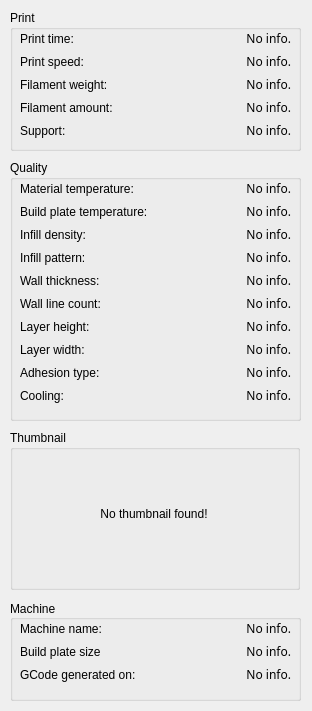
<?xml version="1.0" encoding="UTF-8"?>
<ui version="4.0">
 <class>MainWindow</class>
 <widget class="QMainWindow" name="MainWindow">
  <property name="windowModality">
   <enum>Qt::NonModal</enum>
  </property>
  <property name="geometry">
   <rect>
    <x>0</x>
    <y>0</y>
    <width>312</width>
    <height>711</height>
   </rect>
  </property>
  <property name="sizePolicy">
   <sizepolicy hsizetype="Fixed" vsizetype="Fixed">
    <horstretch>0</horstretch>
    <verstretch>0</verstretch>
   </sizepolicy>
  </property>
  <property name="contextMenuPolicy">
   <enum>Qt::NoContextMenu</enum>
  </property>
  <property name="windowTitle">
   <string>GCode info</string>
  </property>
  <widget class="QWidget" name="centralwidget">
   <widget class="QGroupBox" name="groupBox">
    <property name="geometry">
     <rect>
      <x>10</x>
      <y>600</y>
      <width>291</width>
      <height>101</height>
     </rect>
    </property>
    <property name="font">
     <font>
      <pointsize>9</pointsize>
     </font>
    </property>
    <property name="title">
     <string>Machine</string>
    </property>
    <property name="alignment">
     <set>Qt::AlignLeading|Qt::AlignLeft|Qt::AlignVCenter</set>
    </property>
    <property name="flat">
     <bool>false</bool>
    </property>
    <property name="checkable">
     <bool>false</bool>
    </property>
    <widget class="QWidget" name="formLayoutWidget_3">
     <property name="geometry">
      <rect>
       <x>10</x>
       <y>20</y>
       <width>271</width>
       <height>71</height>
      </rect>
     </property>
     <layout class="QFormLayout" name="formLayout_3">
      <item row="2" column="0">
       <widget class="QLabel" name="label_22">
        <property name="font">
         <font>
          <pointsize>9</pointsize>
         </font>
        </property>
        <property name="text">
         <string>GCode generated on:</string>
        </property>
       </widget>
      </item>
      <item row="0" column="0">
       <widget class="QLabel" name="label">
        <property name="font">
         <font>
          <pointsize>9</pointsize>
         </font>
        </property>
        <property name="text">
         <string>Machine name:</string>
        </property>
       </widget>
      </item>
      <item row="0" column="1">
       <widget class="QLabel" name="l_machineName">
        <property name="font">
         <font>
          <family>Arial Black</family>
          <pointsize>9</pointsize>
          <bold>false</bold>
         </font>
        </property>
        <property name="text">
         <string>No info.</string>
        </property>
        <property name="alignment">
         <set>Qt::AlignRight|Qt::AlignTrailing|Qt::AlignVCenter</set>
        </property>
       </widget>
      </item>
      <item row="1" column="0">
       <widget class="QLabel" name="label_7">
        <property name="font">
         <font>
          <pointsize>9</pointsize>
         </font>
        </property>
        <property name="text">
         <string>Build plate size</string>
        </property>
       </widget>
      </item>
      <item row="1" column="1">
       <widget class="QLabel" name="l_baseSize">
        <property name="font">
         <font>
          <family>Arial Black</family>
          <pointsize>9</pointsize>
          <bold>false</bold>
         </font>
        </property>
        <property name="text">
         <string>No info.</string>
        </property>
        <property name="alignment">
         <set>Qt::AlignRight|Qt::AlignTrailing|Qt::AlignVCenter</set>
        </property>
       </widget>
      </item>
      <item row="2" column="1">
       <widget class="QLabel" name="l_createdOn">
        <property name="font">
         <font>
          <family>Arial Black</family>
          <pointsize>9</pointsize>
          <bold>false</bold>
         </font>
        </property>
        <property name="text">
         <string>No info.</string>
        </property>
        <property name="alignment">
         <set>Qt::AlignRight|Qt::AlignTrailing|Qt::AlignVCenter</set>
        </property>
       </widget>
      </item>
     </layout>
    </widget>
   </widget>
   <widget class="QGroupBox" name="groupBox_3">
    <property name="geometry">
     <rect>
      <x>10</x>
      <y>160</y>
      <width>291</width>
      <height>261</height>
     </rect>
    </property>
    <property name="title">
     <string>Quality</string>
    </property>
    <property name="flat">
     <bool>false</bool>
    </property>
    <widget class="QWidget" name="formLayoutWidget">
     <property name="geometry">
      <rect>
       <x>10</x>
       <y>20</y>
       <width>271</width>
       <height>231</height>
      </rect>
     </property>
     <layout class="QFormLayout" name="formLayout">
      <item row="0" column="0">
       <widget class="QLabel" name="label_6">
        <property name="font">
         <font>
          <pointsize>9</pointsize>
         </font>
        </property>
        <property name="text">
         <string>Material temperature:</string>
        </property>
       </widget>
      </item>
      <item row="0" column="1">
       <widget class="QLabel" name="l_materialTemperature">
        <property name="palette">
         <palette>
          <active>
           <colorrole role="Text">
            <brush brushstyle="SolidPattern">
             <color alpha="255">
              <red>0</red>
              <green>0</green>
              <blue>0</blue>
             </color>
            </brush>
           </colorrole>
           <colorrole role="Highlight">
            <brush brushstyle="SolidPattern">
             <color alpha="255">
              <red>0</red>
              <green>120</green>
              <blue>215</blue>
             </color>
            </brush>
           </colorrole>
          </active>
          <inactive>
           <colorrole role="Text">
            <brush brushstyle="SolidPattern">
             <color alpha="255">
              <red>0</red>
              <green>0</green>
              <blue>0</blue>
             </color>
            </brush>
           </colorrole>
           <colorrole role="Highlight">
            <brush brushstyle="SolidPattern">
             <color alpha="255">
              <red>240</red>
              <green>240</green>
              <blue>240</blue>
             </color>
            </brush>
           </colorrole>
          </inactive>
          <disabled>
           <colorrole role="Text">
            <brush brushstyle="SolidPattern">
             <color alpha="255">
              <red>120</red>
              <green>120</green>
              <blue>120</blue>
             </color>
            </brush>
           </colorrole>
           <colorrole role="Highlight">
            <brush brushstyle="SolidPattern">
             <color alpha="255">
              <red>0</red>
              <green>120</green>
              <blue>215</blue>
             </color>
            </brush>
           </colorrole>
          </disabled>
         </palette>
        </property>
        <property name="font">
         <font>
          <family>Arial Black</family>
          <pointsize>9</pointsize>
          <bold>false</bold>
          <stylestrategy>PreferDefault</stylestrategy>
          <kerning>false</kerning>
         </font>
        </property>
        <property name="text">
         <string>No info.</string>
        </property>
        <property name="alignment">
         <set>Qt::AlignRight|Qt::AlignTrailing|Qt::AlignVCenter</set>
        </property>
       </widget>
      </item>
      <item row="1" column="0">
       <widget class="QLabel" name="label_9">
        <property name="font">
         <font>
          <pointsize>9</pointsize>
         </font>
        </property>
        <property name="text">
         <string>Build plate temperature:</string>
        </property>
       </widget>
      </item>
      <item row="1" column="1">
       <widget class="QLabel" name="l_buildPlateTemperature">
        <property name="palette">
         <palette>
          <active>
           <colorrole role="Text">
            <brush brushstyle="SolidPattern">
             <color alpha="255">
              <red>0</red>
              <green>0</green>
              <blue>0</blue>
             </color>
            </brush>
           </colorrole>
           <colorrole role="Highlight">
            <brush brushstyle="SolidPattern">
             <color alpha="255">
              <red>0</red>
              <green>120</green>
              <blue>215</blue>
             </color>
            </brush>
           </colorrole>
          </active>
          <inactive>
           <colorrole role="Text">
            <brush brushstyle="SolidPattern">
             <color alpha="255">
              <red>0</red>
              <green>0</green>
              <blue>0</blue>
             </color>
            </brush>
           </colorrole>
           <colorrole role="Highlight">
            <brush brushstyle="SolidPattern">
             <color alpha="255">
              <red>240</red>
              <green>240</green>
              <blue>240</blue>
             </color>
            </brush>
           </colorrole>
          </inactive>
          <disabled>
           <colorrole role="Text">
            <brush brushstyle="SolidPattern">
             <color alpha="255">
              <red>120</red>
              <green>120</green>
              <blue>120</blue>
             </color>
            </brush>
           </colorrole>
           <colorrole role="Highlight">
            <brush brushstyle="SolidPattern">
             <color alpha="255">
              <red>0</red>
              <green>120</green>
              <blue>215</blue>
             </color>
            </brush>
           </colorrole>
          </disabled>
         </palette>
        </property>
        <property name="font">
         <font>
          <family>Arial Black</family>
          <pointsize>9</pointsize>
          <bold>false</bold>
          <stylestrategy>PreferDefault</stylestrategy>
          <kerning>false</kerning>
         </font>
        </property>
        <property name="text">
         <string>No info.</string>
        </property>
        <property name="alignment">
         <set>Qt::AlignRight|Qt::AlignTrailing|Qt::AlignVCenter</set>
        </property>
       </widget>
      </item>
      <item row="2" column="0">
       <widget class="QLabel" name="label_4">
        <property name="font">
         <font>
          <pointsize>9</pointsize>
         </font>
        </property>
        <property name="text">
         <string>Infill density:</string>
        </property>
       </widget>
      </item>
      <item row="2" column="1">
       <widget class="QLabel" name="l_infillDensity">
        <property name="palette">
         <palette>
          <active>
           <colorrole role="Text">
            <brush brushstyle="SolidPattern">
             <color alpha="255">
              <red>0</red>
              <green>0</green>
              <blue>0</blue>
             </color>
            </brush>
           </colorrole>
           <colorrole role="Highlight">
            <brush brushstyle="SolidPattern">
             <color alpha="255">
              <red>0</red>
              <green>120</green>
              <blue>215</blue>
             </color>
            </brush>
           </colorrole>
          </active>
          <inactive>
           <colorrole role="Text">
            <brush brushstyle="SolidPattern">
             <color alpha="255">
              <red>0</red>
              <green>0</green>
              <blue>0</blue>
             </color>
            </brush>
           </colorrole>
           <colorrole role="Highlight">
            <brush brushstyle="SolidPattern">
             <color alpha="255">
              <red>240</red>
              <green>240</green>
              <blue>240</blue>
             </color>
            </brush>
           </colorrole>
          </inactive>
          <disabled>
           <colorrole role="Text">
            <brush brushstyle="SolidPattern">
             <color alpha="255">
              <red>120</red>
              <green>120</green>
              <blue>120</blue>
             </color>
            </brush>
           </colorrole>
           <colorrole role="Highlight">
            <brush brushstyle="SolidPattern">
             <color alpha="255">
              <red>0</red>
              <green>120</green>
              <blue>215</blue>
             </color>
            </brush>
           </colorrole>
          </disabled>
         </palette>
        </property>
        <property name="font">
         <font>
          <family>Arial Black</family>
          <pointsize>9</pointsize>
          <bold>false</bold>
          <stylestrategy>PreferDefault</stylestrategy>
          <kerning>false</kerning>
         </font>
        </property>
        <property name="text">
         <string>No info.</string>
        </property>
        <property name="alignment">
         <set>Qt::AlignRight|Qt::AlignTrailing|Qt::AlignVCenter</set>
        </property>
       </widget>
      </item>
      <item row="3" column="0">
       <widget class="QLabel" name="label_5">
        <property name="font">
         <font>
          <pointsize>9</pointsize>
         </font>
        </property>
        <property name="text">
         <string>Infill pattern:</string>
        </property>
       </widget>
      </item>
      <item row="3" column="1">
       <widget class="QLabel" name="l_infillPattern">
        <property name="palette">
         <palette>
          <active>
           <colorrole role="Text">
            <brush brushstyle="SolidPattern">
             <color alpha="255">
              <red>0</red>
              <green>0</green>
              <blue>0</blue>
             </color>
            </brush>
           </colorrole>
           <colorrole role="Highlight">
            <brush brushstyle="SolidPattern">
             <color alpha="255">
              <red>0</red>
              <green>120</green>
              <blue>215</blue>
             </color>
            </brush>
           </colorrole>
          </active>
          <inactive>
           <colorrole role="Text">
            <brush brushstyle="SolidPattern">
             <color alpha="255">
              <red>0</red>
              <green>0</green>
              <blue>0</blue>
             </color>
            </brush>
           </colorrole>
           <colorrole role="Highlight">
            <brush brushstyle="SolidPattern">
             <color alpha="255">
              <red>240</red>
              <green>240</green>
              <blue>240</blue>
             </color>
            </brush>
           </colorrole>
          </inactive>
          <disabled>
           <colorrole role="Text">
            <brush brushstyle="SolidPattern">
             <color alpha="255">
              <red>120</red>
              <green>120</green>
              <blue>120</blue>
             </color>
            </brush>
           </colorrole>
           <colorrole role="Highlight">
            <brush brushstyle="SolidPattern">
             <color alpha="255">
              <red>0</red>
              <green>120</green>
              <blue>215</blue>
             </color>
            </brush>
           </colorrole>
          </disabled>
         </palette>
        </property>
        <property name="font">
         <font>
          <family>Arial Black</family>
          <pointsize>9</pointsize>
          <bold>false</bold>
          <stylestrategy>PreferDefault</stylestrategy>
          <kerning>false</kerning>
         </font>
        </property>
        <property name="text">
         <string>No info.</string>
        </property>
        <property name="alignment">
         <set>Qt::AlignRight|Qt::AlignTrailing|Qt::AlignVCenter</set>
        </property>
       </widget>
      </item>
      <item row="4" column="0">
       <widget class="QLabel" name="label_20">
        <property name="font">
         <font>
          <pointsize>9</pointsize>
         </font>
        </property>
        <property name="text">
         <string>Wall thickness:</string>
        </property>
       </widget>
      </item>
      <item row="4" column="1">
       <widget class="QLabel" name="l_wallThickness">
        <property name="palette">
         <palette>
          <active>
           <colorrole role="Text">
            <brush brushstyle="SolidPattern">
             <color alpha="255">
              <red>0</red>
              <green>0</green>
              <blue>0</blue>
             </color>
            </brush>
           </colorrole>
           <colorrole role="Highlight">
            <brush brushstyle="SolidPattern">
             <color alpha="255">
              <red>0</red>
              <green>120</green>
              <blue>215</blue>
             </color>
            </brush>
           </colorrole>
          </active>
          <inactive>
           <colorrole role="Text">
            <brush brushstyle="SolidPattern">
             <color alpha="255">
              <red>0</red>
              <green>0</green>
              <blue>0</blue>
             </color>
            </brush>
           </colorrole>
           <colorrole role="Highlight">
            <brush brushstyle="SolidPattern">
             <color alpha="255">
              <red>240</red>
              <green>240</green>
              <blue>240</blue>
             </color>
            </brush>
           </colorrole>
          </inactive>
          <disabled>
           <colorrole role="Text">
            <brush brushstyle="SolidPattern">
             <color alpha="255">
              <red>120</red>
              <green>120</green>
              <blue>120</blue>
             </color>
            </brush>
           </colorrole>
           <colorrole role="Highlight">
            <brush brushstyle="SolidPattern">
             <color alpha="255">
              <red>0</red>
              <green>120</green>
              <blue>215</blue>
             </color>
            </brush>
           </colorrole>
          </disabled>
         </palette>
        </property>
        <property name="font">
         <font>
          <family>Arial Black</family>
          <pointsize>9</pointsize>
          <bold>false</bold>
          <stylestrategy>PreferDefault</stylestrategy>
          <kerning>false</kerning>
         </font>
        </property>
        <property name="text">
         <string>No info.</string>
        </property>
        <property name="alignment">
         <set>Qt::AlignRight|Qt::AlignTrailing|Qt::AlignVCenter</set>
        </property>
       </widget>
      </item>
      <item row="5" column="0">
       <widget class="QLabel" name="label_21">
        <property name="font">
         <font>
          <pointsize>9</pointsize>
         </font>
        </property>
        <property name="text">
         <string>Wall line count:</string>
        </property>
       </widget>
      </item>
      <item row="5" column="1">
       <widget class="QLabel" name="l_wallLineCount">
        <property name="palette">
         <palette>
          <active>
           <colorrole role="Text">
            <brush brushstyle="SolidPattern">
             <color alpha="255">
              <red>0</red>
              <green>0</green>
              <blue>0</blue>
             </color>
            </brush>
           </colorrole>
           <colorrole role="Highlight">
            <brush brushstyle="SolidPattern">
             <color alpha="255">
              <red>0</red>
              <green>120</green>
              <blue>215</blue>
             </color>
            </brush>
           </colorrole>
          </active>
          <inactive>
           <colorrole role="Text">
            <brush brushstyle="SolidPattern">
             <color alpha="255">
              <red>0</red>
              <green>0</green>
              <blue>0</blue>
             </color>
            </brush>
           </colorrole>
           <colorrole role="Highlight">
            <brush brushstyle="SolidPattern">
             <color alpha="255">
              <red>240</red>
              <green>240</green>
              <blue>240</blue>
             </color>
            </brush>
           </colorrole>
          </inactive>
          <disabled>
           <colorrole role="Text">
            <brush brushstyle="SolidPattern">
             <color alpha="255">
              <red>120</red>
              <green>120</green>
              <blue>120</blue>
             </color>
            </brush>
           </colorrole>
           <colorrole role="Highlight">
            <brush brushstyle="SolidPattern">
             <color alpha="255">
              <red>0</red>
              <green>120</green>
              <blue>215</blue>
             </color>
            </brush>
           </colorrole>
          </disabled>
         </palette>
        </property>
        <property name="font">
         <font>
          <family>Arial Black</family>
          <pointsize>9</pointsize>
          <bold>false</bold>
          <stylestrategy>PreferDefault</stylestrategy>
          <kerning>false</kerning>
         </font>
        </property>
        <property name="text">
         <string>No info.</string>
        </property>
        <property name="alignment">
         <set>Qt::AlignRight|Qt::AlignTrailing|Qt::AlignVCenter</set>
        </property>
       </widget>
      </item>
      <item row="6" column="0">
       <widget class="QLabel" name="label_2">
        <property name="font">
         <font>
          <pointsize>9</pointsize>
         </font>
        </property>
        <property name="text">
         <string>Layer height:</string>
        </property>
       </widget>
      </item>
      <item row="6" column="1">
       <widget class="QLabel" name="l_layerHeight">
        <property name="palette">
         <palette>
          <active>
           <colorrole role="Text">
            <brush brushstyle="SolidPattern">
             <color alpha="255">
              <red>0</red>
              <green>0</green>
              <blue>0</blue>
             </color>
            </brush>
           </colorrole>
           <colorrole role="Highlight">
            <brush brushstyle="SolidPattern">
             <color alpha="255">
              <red>0</red>
              <green>120</green>
              <blue>215</blue>
             </color>
            </brush>
           </colorrole>
          </active>
          <inactive>
           <colorrole role="Text">
            <brush brushstyle="SolidPattern">
             <color alpha="255">
              <red>0</red>
              <green>0</green>
              <blue>0</blue>
             </color>
            </brush>
           </colorrole>
           <colorrole role="Highlight">
            <brush brushstyle="SolidPattern">
             <color alpha="255">
              <red>240</red>
              <green>240</green>
              <blue>240</blue>
             </color>
            </brush>
           </colorrole>
          </inactive>
          <disabled>
           <colorrole role="Text">
            <brush brushstyle="SolidPattern">
             <color alpha="255">
              <red>120</red>
              <green>120</green>
              <blue>120</blue>
             </color>
            </brush>
           </colorrole>
           <colorrole role="Highlight">
            <brush brushstyle="SolidPattern">
             <color alpha="255">
              <red>0</red>
              <green>120</green>
              <blue>215</blue>
             </color>
            </brush>
           </colorrole>
          </disabled>
         </palette>
        </property>
        <property name="font">
         <font>
          <family>Arial Black</family>
          <pointsize>9</pointsize>
          <bold>false</bold>
          <stylestrategy>PreferDefault</stylestrategy>
          <kerning>false</kerning>
         </font>
        </property>
        <property name="text">
         <string>No info.</string>
        </property>
        <property name="alignment">
         <set>Qt::AlignRight|Qt::AlignTrailing|Qt::AlignVCenter</set>
        </property>
       </widget>
      </item>
      <item row="7" column="0">
       <widget class="QLabel" name="label_8">
        <property name="font">
         <font>
          <pointsize>9</pointsize>
         </font>
        </property>
        <property name="text">
         <string>Layer width:</string>
        </property>
       </widget>
      </item>
      <item row="7" column="1">
       <widget class="QLabel" name="l_layerWidth">
        <property name="palette">
         <palette>
          <active>
           <colorrole role="Text">
            <brush brushstyle="SolidPattern">
             <color alpha="255">
              <red>0</red>
              <green>0</green>
              <blue>0</blue>
             </color>
            </brush>
           </colorrole>
           <colorrole role="Highlight">
            <brush brushstyle="SolidPattern">
             <color alpha="255">
              <red>0</red>
              <green>120</green>
              <blue>215</blue>
             </color>
            </brush>
           </colorrole>
          </active>
          <inactive>
           <colorrole role="Text">
            <brush brushstyle="SolidPattern">
             <color alpha="255">
              <red>0</red>
              <green>0</green>
              <blue>0</blue>
             </color>
            </brush>
           </colorrole>
           <colorrole role="Highlight">
            <brush brushstyle="SolidPattern">
             <color alpha="255">
              <red>240</red>
              <green>240</green>
              <blue>240</blue>
             </color>
            </brush>
           </colorrole>
          </inactive>
          <disabled>
           <colorrole role="Text">
            <brush brushstyle="SolidPattern">
             <color alpha="255">
              <red>120</red>
              <green>120</green>
              <blue>120</blue>
             </color>
            </brush>
           </colorrole>
           <colorrole role="Highlight">
            <brush brushstyle="SolidPattern">
             <color alpha="255">
              <red>0</red>
              <green>120</green>
              <blue>215</blue>
             </color>
            </brush>
           </colorrole>
          </disabled>
         </palette>
        </property>
        <property name="font">
         <font>
          <family>Arial Black</family>
          <pointsize>9</pointsize>
          <bold>false</bold>
          <stylestrategy>PreferDefault</stylestrategy>
          <kerning>false</kerning>
         </font>
        </property>
        <property name="text">
         <string>No info.</string>
        </property>
        <property name="alignment">
         <set>Qt::AlignRight|Qt::AlignTrailing|Qt::AlignVCenter</set>
        </property>
       </widget>
      </item>
      <item row="8" column="0">
       <widget class="QLabel" name="label_14">
        <property name="font">
         <font>
          <pointsize>9</pointsize>
         </font>
        </property>
        <property name="text">
         <string>Adhesion type:</string>
        </property>
       </widget>
      </item>
      <item row="8" column="1">
       <widget class="QLabel" name="l_adhesionType">
        <property name="palette">
         <palette>
          <active>
           <colorrole role="Text">
            <brush brushstyle="SolidPattern">
             <color alpha="255">
              <red>0</red>
              <green>0</green>
              <blue>0</blue>
             </color>
            </brush>
           </colorrole>
           <colorrole role="Highlight">
            <brush brushstyle="SolidPattern">
             <color alpha="255">
              <red>0</red>
              <green>120</green>
              <blue>215</blue>
             </color>
            </brush>
           </colorrole>
          </active>
          <inactive>
           <colorrole role="Text">
            <brush brushstyle="SolidPattern">
             <color alpha="255">
              <red>0</red>
              <green>0</green>
              <blue>0</blue>
             </color>
            </brush>
           </colorrole>
           <colorrole role="Highlight">
            <brush brushstyle="SolidPattern">
             <color alpha="255">
              <red>240</red>
              <green>240</green>
              <blue>240</blue>
             </color>
            </brush>
           </colorrole>
          </inactive>
          <disabled>
           <colorrole role="Text">
            <brush brushstyle="SolidPattern">
             <color alpha="255">
              <red>120</red>
              <green>120</green>
              <blue>120</blue>
             </color>
            </brush>
           </colorrole>
           <colorrole role="Highlight">
            <brush brushstyle="SolidPattern">
             <color alpha="255">
              <red>0</red>
              <green>120</green>
              <blue>215</blue>
             </color>
            </brush>
           </colorrole>
          </disabled>
         </palette>
        </property>
        <property name="font">
         <font>
          <family>Arial Black</family>
          <pointsize>9</pointsize>
          <bold>false</bold>
          <stylestrategy>PreferDefault</stylestrategy>
          <kerning>false</kerning>
         </font>
        </property>
        <property name="text">
         <string>No info.</string>
        </property>
        <property name="alignment">
         <set>Qt::AlignRight|Qt::AlignTrailing|Qt::AlignVCenter</set>
        </property>
       </widget>
      </item>
      <item row="9" column="0">
       <widget class="QLabel" name="label_3">
        <property name="font">
         <font>
          <pointsize>9</pointsize>
         </font>
        </property>
        <property name="text">
         <string>Cooling:</string>
        </property>
       </widget>
      </item>
      <item row="9" column="1">
       <widget class="QLabel" name="l_cooling">
        <property name="palette">
         <palette>
          <active>
           <colorrole role="Text">
            <brush brushstyle="SolidPattern">
             <color alpha="255">
              <red>0</red>
              <green>0</green>
              <blue>0</blue>
             </color>
            </brush>
           </colorrole>
           <colorrole role="Highlight">
            <brush brushstyle="SolidPattern">
             <color alpha="255">
              <red>0</red>
              <green>120</green>
              <blue>215</blue>
             </color>
            </brush>
           </colorrole>
          </active>
          <inactive>
           <colorrole role="Text">
            <brush brushstyle="SolidPattern">
             <color alpha="255">
              <red>0</red>
              <green>0</green>
              <blue>0</blue>
             </color>
            </brush>
           </colorrole>
           <colorrole role="Highlight">
            <brush brushstyle="SolidPattern">
             <color alpha="255">
              <red>240</red>
              <green>240</green>
              <blue>240</blue>
             </color>
            </brush>
           </colorrole>
          </inactive>
          <disabled>
           <colorrole role="Text">
            <brush brushstyle="SolidPattern">
             <color alpha="255">
              <red>120</red>
              <green>120</green>
              <blue>120</blue>
             </color>
            </brush>
           </colorrole>
           <colorrole role="Highlight">
            <brush brushstyle="SolidPattern">
             <color alpha="255">
              <red>0</red>
              <green>120</green>
              <blue>215</blue>
             </color>
            </brush>
           </colorrole>
          </disabled>
         </palette>
        </property>
        <property name="font">
         <font>
          <family>Arial Black</family>
          <pointsize>9</pointsize>
          <bold>false</bold>
          <stylestrategy>PreferDefault</stylestrategy>
          <kerning>false</kerning>
         </font>
        </property>
        <property name="text">
         <string>No info.</string>
        </property>
        <property name="alignment">
         <set>Qt::AlignRight|Qt::AlignTrailing|Qt::AlignVCenter</set>
        </property>
       </widget>
      </item>
     </layout>
    </widget>
   </widget>
   <widget class="QGroupBox" name="groupBox_4">
    <property name="geometry">
     <rect>
      <x>10</x>
      <y>10</y>
      <width>291</width>
      <height>141</height>
     </rect>
    </property>
    <property name="title">
     <string>Print</string>
    </property>
    <property name="flat">
     <bool>false</bool>
    </property>
    <widget class="QWidget" name="formLayoutWidget_2">
     <property name="geometry">
      <rect>
       <x>10</x>
       <y>20</y>
       <width>271</width>
       <height>111</height>
      </rect>
     </property>
     <layout class="QFormLayout" name="formLayout_2">
      <item row="0" column="0">
       <widget class="QLabel" name="label_15">
        <property name="font">
         <font/>
        </property>
        <property name="text">
         <string>Print time:</string>
        </property>
       </widget>
      </item>
      <item row="1" column="0">
       <widget class="QLabel" name="label_16">
        <property name="font">
         <font/>
        </property>
        <property name="text">
         <string>Print speed:</string>
        </property>
       </widget>
      </item>
      <item row="2" column="0">
       <widget class="QLabel" name="label_17">
        <property name="font">
         <font/>
        </property>
        <property name="text">
         <string>Filament weight:</string>
        </property>
       </widget>
      </item>
      <item row="3" column="0">
       <widget class="QLabel" name="label_18">
        <property name="font">
         <font/>
        </property>
        <property name="text">
         <string>Filament amount:</string>
        </property>
       </widget>
      </item>
      <item row="4" column="0">
       <widget class="QLabel" name="label_19">
        <property name="font">
         <font/>
        </property>
        <property name="text">
         <string>Support:</string>
        </property>
       </widget>
      </item>
      <item row="0" column="1">
       <widget class="QLabel" name="l_printTime">
        <property name="font">
         <font>
          <family>Arial Black</family>
          <pointsize>9</pointsize>
          <bold>false</bold>
         </font>
        </property>
        <property name="text">
         <string>No info.</string>
        </property>
        <property name="textFormat">
         <enum>Qt::MarkdownText</enum>
        </property>
        <property name="alignment">
         <set>Qt::AlignRight|Qt::AlignTrailing|Qt::AlignVCenter</set>
        </property>
       </widget>
      </item>
      <item row="1" column="1">
       <widget class="QLabel" name="l_printSpeed">
        <property name="font">
         <font>
          <family>Arial Black</family>
          <pointsize>9</pointsize>
          <bold>false</bold>
         </font>
        </property>
        <property name="text">
         <string>No info.</string>
        </property>
        <property name="alignment">
         <set>Qt::AlignRight|Qt::AlignTrailing|Qt::AlignVCenter</set>
        </property>
       </widget>
      </item>
      <item row="3" column="1">
       <widget class="QLabel" name="l_filamentAmount">
        <property name="font">
         <font>
          <family>Arial Black</family>
          <pointsize>9</pointsize>
          <bold>false</bold>
         </font>
        </property>
        <property name="text">
         <string>No info.</string>
        </property>
        <property name="alignment">
         <set>Qt::AlignRight|Qt::AlignTrailing|Qt::AlignVCenter</set>
        </property>
       </widget>
      </item>
      <item row="2" column="1">
       <widget class="QLabel" name="l_filamentWeight">
        <property name="font">
         <font>
          <family>Arial Black</family>
          <pointsize>9</pointsize>
          <bold>false</bold>
         </font>
        </property>
        <property name="text">
         <string>No info.</string>
        </property>
        <property name="alignment">
         <set>Qt::AlignRight|Qt::AlignTrailing|Qt::AlignVCenter</set>
        </property>
       </widget>
      </item>
      <item row="4" column="1">
       <widget class="QLabel" name="l_support">
        <property name="font">
         <font>
          <family>Arial Black</family>
          <pointsize>9</pointsize>
          <bold>false</bold>
         </font>
        </property>
        <property name="text">
         <string>No info.</string>
        </property>
        <property name="alignment">
         <set>Qt::AlignRight|Qt::AlignTrailing|Qt::AlignVCenter</set>
        </property>
       </widget>
      </item>
     </layout>
    </widget>
   </widget>
   <widget class="QGroupBox" name="groupBox_2">
    <property name="geometry">
     <rect>
      <x>10</x>
      <y>430</y>
      <width>290</width>
      <height>160</height>
     </rect>
    </property>
    <property name="title">
     <string>Thumbnail</string>
    </property>
    <widget class="QLabel" name="l_thumbnail">
     <property name="geometry">
      <rect>
       <x>80</x>
       <y>20</y>
       <width>128</width>
       <height>128</height>
      </rect>
     </property>
     <property name="font">
      <font>
       <family>Arial</family>
      </font>
     </property>
     <property name="frameShape">
      <enum>QFrame::NoFrame</enum>
     </property>
     <property name="frameShadow">
      <enum>QFrame::Raised</enum>
     </property>
     <property name="lineWidth">
      <number>3</number>
     </property>
     <property name="text">
      <string>No thumbnail found!</string>
     </property>
     <property name="alignment">
      <set>Qt::AlignCenter</set>
     </property>
    </widget>
   </widget>
  </widget>
 </widget>
 <resources/>
 <connections/>
</ui>
